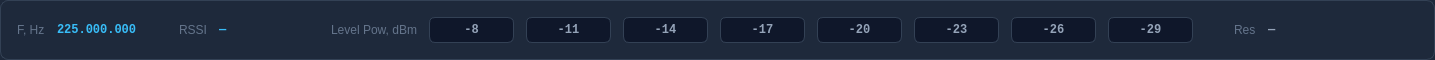
<?xml version="1.0" encoding="UTF-8"?>
<ui version="4.0">
 <class>ReceiveResultStrip</class>
 <widget class="QFrame" name="ReceiveResultStrip">
  <property name="geometry">
   <rect>
    <x>0</x>
    <y>0</y>
    <width>1435</width>
    <height>60</height>
   </rect>
  </property>
  <property name="styleSheet">
   <string notr="true">#ReceiveResultStrip {
    background-color: #1e293b;
    border-radius: 8px;
    border: 1px solid #334155;
    padding: 4px;
}</string>
  </property>
  <property name="frameShape">
   <enum>QFrame::StyledPanel</enum>
  </property>
  <property name="frameShadow">
   <enum>QFrame::Plain</enum>
  </property>
  <layout class="QHBoxLayout" name="horizontalLayout_recieve_result">
   <property name="spacing">
    <number>12</number>
   </property>
   <property name="leftMargin">
    <number>12</number>
   </property>
   <property name="topMargin">
    <number>12</number>
   </property>
   <property name="rightMargin">
    <number>12</number>
   </property>
   <property name="bottomMargin">
    <number>12</number>
   </property>
   <item>
    <layout class="QHBoxLayout" name="horizontalLayout_22">
     <item>
      <widget class="QLabel" name="labelRecieveRSSIBaselineCaption">
       <property name="styleSheet">
        <string notr="true">color: #64748b;</string>
       </property>
       <property name="text">
        <string>F, Hz</string>
       </property>
      </widget>
     </item>
     <item>
      <widget class="QLabel" name="labelRecieveFreqTest">
       <property name="minimumSize">
        <size>
         <width>110</width>
         <height>0</height>
        </size>
       </property>
       <property name="styleSheet">
        <string notr="true">color: #38bdf8; font-family: Consolas; font-weight: bold;</string>
       </property>
       <property name="text">
        <string>225.000.000</string>
       </property>
      </widget>
     </item>
     <item>
      <widget class="QLabel" name="labelRecieveRssiCaption">
       <property name="styleSheet">
        <string notr="true">color: #64748b;</string>
       </property>
       <property name="text">
        <string>RSSI</string>
       </property>
      </widget>
     </item>
     <item>
      <widget class="QLabel" name="labelRecieveRSSIValue">
       <property name="minimumSize">
        <size>
         <width>72</width>
         <height>0</height>
        </size>
       </property>
       <property name="styleSheet">
        <string notr="true">color: #38bdf8; font-family: Consolas; font-weight: bold;</string>
       </property>
       <property name="text">
        <string>—</string>
       </property>
      </widget>
     </item>
    </layout>
   </item>
   <item>
    <spacer name="horizontalSpacer_recieve_2">
     <property name="orientation">
      <enum>Qt::Horizontal</enum>
     </property>
     <property name="sizeHint" stdset="0">
      <size>
       <width>40</width>
       <height>20</height>
      </size>
     </property>
    </spacer>
   </item>
   <item>
    <layout class="QHBoxLayout" name="horizontalLayout_recieve_levels_225">
     <item>
      <widget class="QLabel" name="labelRecieveLevelsCaption">
       <property name="styleSheet">
        <string notr="true">color: #64748b;</string>
       </property>
       <property name="text">
        <string>Level Pow, dBm</string>
       </property>
      </widget>
     </item>
     <item>
      <widget class="QLabel" name="labelRecieve225LvlM8">
       <property name="minimumSize">
        <size>
         <width>85</width>
         <height>0</height>
        </size>
       </property>
       <property name="styleSheet">
        <string notr="true">color:#94a3b8; background-color:#0f172a; border:1px solid #334155; border-radius:6px; padding:2px 8px; font-family:Consolas; font-weight:bold;</string>
       </property>
       <property name="text">
        <string>-8</string>
       </property>
       <property name="alignment">
        <set>Qt::AlignCenter</set>
       </property>
      </widget>
     </item>
     <item>
      <widget class="QLabel" name="labelRecieve225LvlM11">
       <property name="minimumSize">
        <size>
         <width>85</width>
         <height>0</height>
        </size>
       </property>
       <property name="styleSheet">
        <string notr="true">color:#94a3b8; background-color:#0f172a; border:1px solid #334155; border-radius:6px; padding:2px 8px; font-family:Consolas; font-weight:bold;</string>
       </property>
       <property name="text">
        <string>-11</string>
       </property>
       <property name="alignment">
        <set>Qt::AlignCenter</set>
       </property>
      </widget>
     </item>
     <item>
      <widget class="QLabel" name="labelRecieve225LvlM14">
       <property name="minimumSize">
        <size>
         <width>85</width>
         <height>0</height>
        </size>
       </property>
       <property name="styleSheet">
        <string notr="true">color:#94a3b8; background-color:#0f172a; border:1px solid #334155; border-radius:6px; padding:2px 8px; font-family:Consolas; font-weight:bold;</string>
       </property>
       <property name="text">
        <string>-14</string>
       </property>
       <property name="alignment">
        <set>Qt::AlignCenter</set>
       </property>
      </widget>
     </item>
     <item>
      <widget class="QLabel" name="labelRecieve225LvlM17">
       <property name="minimumSize">
        <size>
         <width>85</width>
         <height>0</height>
        </size>
       </property>
       <property name="styleSheet">
        <string notr="true">color:#94a3b8; background-color:#0f172a; border:1px solid #334155; border-radius:6px; padding:2px 8px; font-family:Consolas; font-weight:bold;</string>
       </property>
       <property name="text">
        <string>-17</string>
       </property>
       <property name="alignment">
        <set>Qt::AlignCenter</set>
       </property>
      </widget>
     </item>
     <item>
      <widget class="QLabel" name="labelRecieve225LvlM20">
       <property name="minimumSize">
        <size>
         <width>85</width>
         <height>0</height>
        </size>
       </property>
       <property name="styleSheet">
        <string notr="true">color:#94a3b8; background-color:#0f172a; border:1px solid #334155; border-radius:6px; padding:2px 8px; font-family:Consolas; font-weight:bold;</string>
       </property>
       <property name="text">
        <string>-20</string>
       </property>
       <property name="alignment">
        <set>Qt::AlignCenter</set>
       </property>
      </widget>
     </item>
     <item>
      <widget class="QLabel" name="labelRecieve225LvlM23">
       <property name="minimumSize">
        <size>
         <width>85</width>
         <height>0</height>
        </size>
       </property>
       <property name="styleSheet">
        <string notr="true">color:#94a3b8; background-color:#0f172a; border:1px solid #334155; border-radius:6px; padding:2px 8px; font-family:Consolas; font-weight:bold;</string>
       </property>
       <property name="text">
        <string>-23</string>
       </property>
       <property name="alignment">
        <set>Qt::AlignCenter</set>
       </property>
      </widget>
     </item>
     <item>
      <widget class="QLabel" name="labelRecieve225LvlM26">
       <property name="minimumSize">
        <size>
         <width>85</width>
         <height>0</height>
        </size>
       </property>
       <property name="styleSheet">
        <string notr="true">color:#94a3b8; background-color:#0f172a; border:1px solid #334155; border-radius:6px; padding:2px 8px; font-family:Consolas; font-weight:bold;</string>
       </property>
       <property name="text">
        <string>-26</string>
       </property>
       <property name="alignment">
        <set>Qt::AlignCenter</set>
       </property>
      </widget>
     </item>
     <item>
      <widget class="QLabel" name="labelRecieve225LvlM29">
       <property name="minimumSize">
        <size>
         <width>85</width>
         <height>0</height>
        </size>
       </property>
       <property name="styleSheet">
        <string notr="true">color:#94a3b8; background-color:#0f172a; border:1px solid #334155; border-radius:6px; padding:2px 8px; font-family:Consolas; font-weight:bold;</string>
       </property>
       <property name="text">
        <string>-29</string>
       </property>
       <property name="alignment">
        <set>Qt::AlignCenter</set>
       </property>
      </widget>
     </item>
    </layout>
   </item>
   <item>
    <spacer name="horizontalSpacer_recieve_3">
     <property name="orientation">
      <enum>Qt::Horizontal</enum>
     </property>
     <property name="sizeHint" stdset="0">
      <size>
       <width>40</width>
       <height>20</height>
      </size>
     </property>
    </spacer>
   </item>
   <item>
    <layout class="QHBoxLayout" name="horizontalLayout_21">
     <item>
      <widget class="QLabel" name="labelRecieveResultCaption">
       <property name="styleSheet">
        <string notr="true">color: #64748b;</string>
       </property>
       <property name="text">
        <string>Res</string>
       </property>
      </widget>
     </item>
     <item>
      <widget class="QLabel" name="labelRecieveResultValue">
       <property name="minimumSize">
        <size>
         <width>150</width>
         <height>0</height>
        </size>
       </property>
       <property name="styleSheet">
        <string notr="true">color: #94a3b8; font-family: Consolas; font-weight: bold;</string>
       </property>
       <property name="text">
        <string>—</string>
       </property>
      </widget>
     </item>
    </layout>
   </item>
  </layout>
 </widget>
 <resources/>
 <connections/>
</ui>
